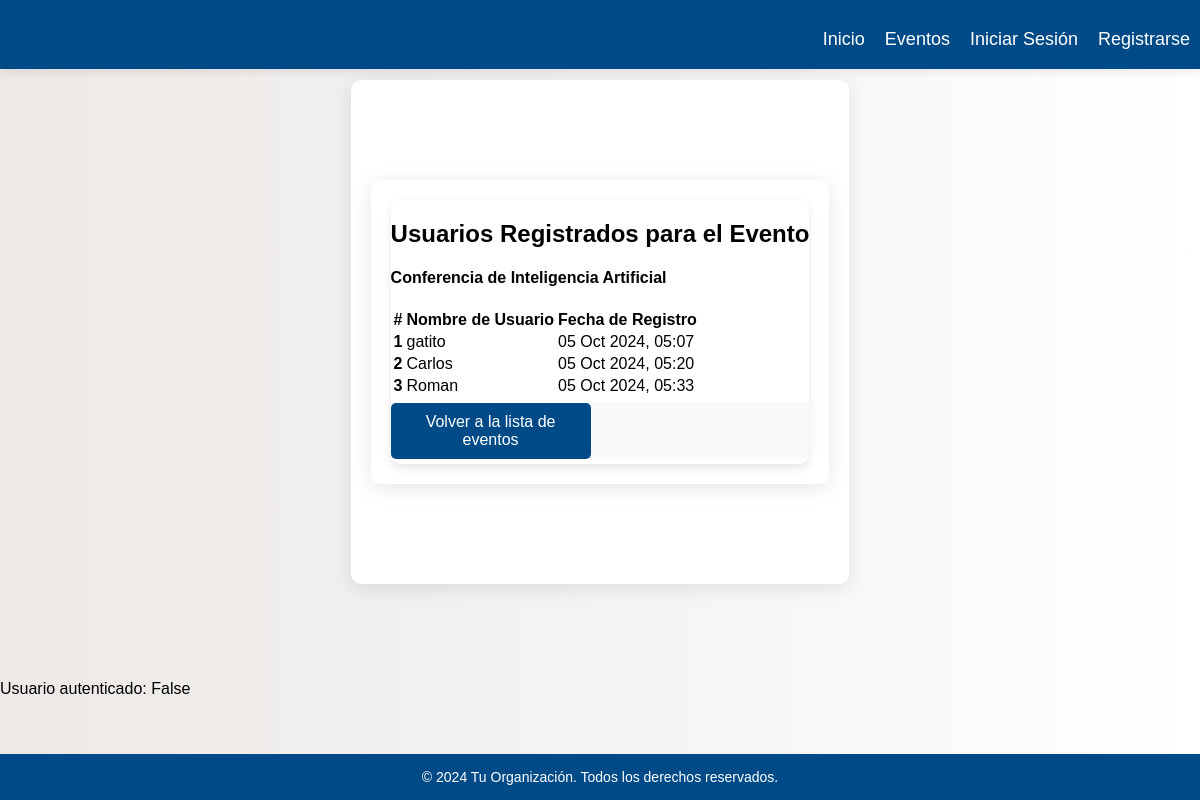
The page /eventos/3/registrados/ on the database its author committed.
### eventosya/models.py (models this page shows, shortened)
class Evento(models.Model):
    nombrEvento = models.CharField(max_length=100)
    descripcion = models.TextField()
    fechaInicio = models.DateTimeField()
    fechaFin = models.DateTimeField()
    lugar = models.CharField(max_length=100)
    categoria = models.ForeignKey(Categoria, on_delete=models.SET_NULL, null=True, blank=True)
    organizador = models.ForeignKey(User, on_delete=models.SET_NULL, null=True)
    costo = models.DecimalField(max_digits=8, decimal_places=2, default=0.0)  # Ej: Precio en USD
    estadoEvento = models.CharField(max_length=20, default='Pendiente')  # Pendiente, En Curso, Finalizado, Cancelado
    imagen = models.ImageField(upload_to='eventos/', null=True, blank=True)  # Campo para la imagen del evento

class RegistroEvento(models.Model):
    usuario = models.ForeignKey('auth.User', on_delete=models.CASCADE)
    evento = models.ForeignKey(Evento, on_delete=models.CASCADE)
    fechaRegistro = models.DateTimeField(auto_now_add=True)

### eventosya/views.py (the view)
# urls.py: path('eventos/<int:evento_id>/registrados/', views.ver_registrados, name='ver_registrados'),
def ver_registrados(request, evento_id):
    evento = get_object_or_404(Evento, id=evento_id)
    registrados = RegistroEvento.objects.filter(evento=evento)
    context = {
        'evento': evento,
        'registrados': registrados,
    }
    return render(request, 'eventos/ver_registrados.html', context)

### eventosya/templates/eventos/ver_registrados.html
{% extends "base.html" %}
{% block content %}
<div class="container mt-5">
    <div class="card">
        <div class="card-header bg-primary text-white text-center">
            <h2>Usuarios Registrados para el Evento</h2>
            <h4>{{ evento.nombrEvento }}</h4>
        </div>
        <div class="card-body">
            {% if registrados %}
                <table class="table table-hover table-bordered">
                    <thead class="thead-dark">
                        <tr>
                            <th scope="col">#</th>
                            <th scope="col">Nombre de Usuario</th>
                            <th scope="col">Fecha de Registro</th>
                        </tr>
                    </thead>
                    <tbody>
                        {% for registro in registrados %}
                            <tr>
                                <th scope="row">{{ forloop.counter }}</th>
                                <td>{{ registro.usuario.username }}</td>
                                <td>{{ registro.fechaRegistro|date:"d M Y, H:i" }}</td>
                            </tr>
                        {% endfor %}
                    </tbody>
                </table>
            {% else %}
                <div class="alert alert-info text-center" role="alert">
                    No hay usuarios registrados para este evento.
                </div>
            {% endif %}
        </div>
        <div class="card-footer text-center">
            <a href="{% url 'listarEventos' %}" class="btn btn-secondary">Volver a la lista de eventos</a>
        </div>
    </div>
</div>
{% endblock %}

### eventosya/static/css/estilos.css (style rules this page uses)
* { box-sizing: border-box; }
body { font-family: 'Arial', sans-serif; background: linear-gradient(to right, #ece9e6, #ffffff); margin: 0; padding: 0; height: 100vh; display: flex; flex-direction: column; }
.container { display: flex; justify-content: center; align-items: flex-start; max-width: 1200px; margin: 80px auto 20px; padding: 20px; flex-wrap: wrap; }
.btn { background-color: #004b87; color: white; border: none; border-radius: 5px; padding: 10px 20px; font-size: 16px; cursor: pointer; transition: background-color 0.3s, transform 0.2s; margin: 10px; width: calc(50% - 20px); }

### eventosya/static/css/form_styles.css (style rules this page uses)
.container { max-width: 800px; margin: auto; padding: 20px; background-color: #ffffff; border-radius: 8px; box-shadow: 0 2px 10px rgba(0, 0, 0, 0.1); display: flex; flex-direction: row; justify-content: space-between; }
a { text-align: center; color: #07315d; text-decoration: none; display: block; margin-top: 10px; }

### eventosya/static/css/eventos.css (style rules this page uses)
body { margin: 0; padding: 0; font-family: 'Arial', sans-serif; background-color: #f4f4f4; }
.container { max-width: 1200px; margin: 40px auto; padding: 20px; background: #ffffff; border-radius: 10px; box-shadow: 0 4px 20px rgba(0, 0, 0, 0.1); }
.btn { width: 100%; max-width: 200px; margin: 5px 0; background-color: #f0c040; color: #004b87; padding: 10px 15px; border: none; border-radius: 5px; cursor: pointer; transition: background-color 0.3s, transform 0.3s; }

### eventosya/static/css/detalleEventos.css (style rules this page uses)
body { margin: 0; padding: 0; font-family: 'Arial', sans-serif; background-color: #f4f4f4; }
.container { max-width: 1200px; margin: 80px auto; padding: 20px; background: #ffffff; border-radius: 10px; box-shadow: 0 4px 20px rgba(0, 0, 0, 0.1); }
.card { border: none; border-radius: 10px; box-shadow: 0 4px 10px rgba(0, 0, 0, 0.1); }
.card-footer { background-color: #f9f9f9; }
.btn-secondary { background-color: #004b87; color: #ffffff; padding: 10px 15px; border-radius: 5px; transition: background-color 0.3s; }

### rows shown on the page
Evento: nombrEvento "Conferencia de Inteligencia Artificial"
RegistroEvento: usuario.username "gatito", fechaRegistro "05 Oct 2024, 05:07"
RegistroEvento: usuario.username "Carlos", fechaRegistro "05 Oct 2024, 05:20"
RegistroEvento: usuario.username "Roman", fechaRegistro "05 Oct 2024, 05:33"

### other values the page prints
{{ user.is_authenticated }} "False"
